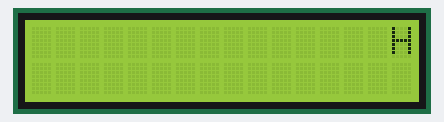
The sketch below on a simulated Arduino Uno, built with avr-gcc and run on an emulated ATmega328P. Shown: 16×2 character LCD.

Above: at 0.1 s.
At 0.9 s:
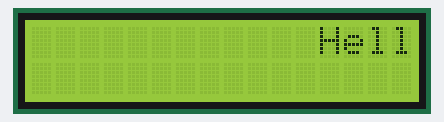
At 1.4 s:
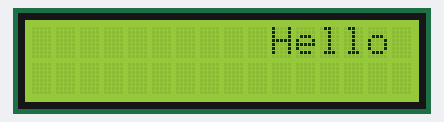
At 2.0 s:
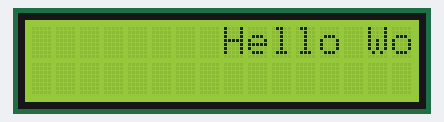
At 2.8 s:
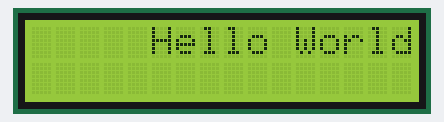
At 3.8 s:
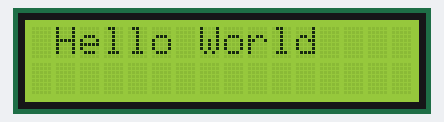

The sketch:

for_lcd.ino
```cpp
// Mesajı sagdan sola kaydırma
#include <Wire.h>
#include <LiquidCrystal_I2C.h>

LiquidCrystal_I2C lcd(0x27, 16, 2); // LCD'nin I2C adresi ve boyutu: 16 sütun, 2 satır

void setup() {
  lcd.init();              // LCD'yi başlat
  lcd.backlight();         // Arka ışığı aç

  String mesaj = "Hello World"; // Yazdırılacak mesaj

  for (int i = 15; i >= 0; i--) { // Mesajı sağdan sola kaydır
    lcd.setCursor(i, 0);  // İmleci sütun 'i', satır 0'a ayarla
    lcd.print(mesaj);     // Mesajı yazdır
    delay(250);           // Kaydırma hızını kontrol etmek için bekle
    lcd.clear();          // Bir sonraki adım için ekranı temizle
  }
}

void loop() {
  // Döngüde işlem yapmıyoruz
}


/*
//2. Mesajı Sağa ve Sola Kaydırma
#include <Wire.h>
#include <LiquidCrystal_I2C.h>

LiquidCrystal_I2C lcd(0x27, 16, 2); // LCD'nin adresi ve boyutu

void setup() {
  lcd.init();              // LCD'yi başlat
  lcd.backlight();         // Arka ışığı aç
}

void loop() {
  char mesaj[] = "Hello World!"; // Kaydırılacak mesaj

  // Mesajı sağa kaydır
  for (int i = 0; i < 16; i++) {
    lcd.clear();                 // Önce ekranı temizle
    lcd.setCursor(i, 0);         // Kaydırmaya uygun konum
    lcd.print(mesaj);            // Mesajı yazdır
    delay(300);                  // Kaydırma hızı
  }

  // Mesajı sola kaydır
  for (int i = 15; i >= 0; i--) {
    lcd.clear();                 // Önce ekranı temizle
    lcd.setCursor(i, 0);         // Kaydırmaya uygun konum
    lcd.print(mesaj);            // Mesajı yazdır
    delay(300);                  // Kaydırma hızı
  }
}
*/


/*
//3. Mesajı Karakter Karakter Yazdırma
#include <Wire.h>
#include <LiquidCrystal_I2C.h>

LiquidCrystal_I2C lcd(0x27, 16, 2); // LCD'nin I2C adresi ve boyutu: 16 sütun, 2 satır

void setup() {
  lcd.init();              // LCD'yi başlat
  lcd.backlight();         // Arka ışığı aç

  String mesaj = "Hello World"; // Yazdırılacak mesaj

  for (int i = 0; i < mesaj.length(); i++) { // Mesajın uzunluğu kadar döngü
    lcd.setCursor(i, 0);     // İmleci uygun sütun ve satıra ayarla
    lcd.print(mesaj[i]);     // Mesajın 'i' numaralı karakterini yazdır
    delay(500);              // Yazma hızı
  }
}

void loop() {
  // Döngüde işlem yapmıyoruz
}
*/
```
